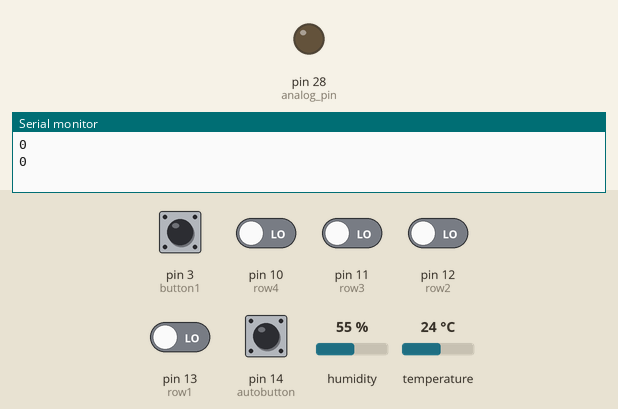
Recording of a sketch running on a simulated Arduino Mega 2560, built with avr-gcc and run on an emulated ATmega2560. Shown: output pins drawn as LEDs (lit = HIGH), the last lines printed to the serial monitor. Inputs (shaded band) come from the test bench; at power-on: pin 3 (button1), pin 14 (autobutton) HIGH, pin 10 (row4), pin 11 (row3), pin 12 (row2), pin 13 (row1) LOW, humidity 55 %, temperature 24 °C. Pins used as bus, display or sensor lines are not drawn.

Above: at 1.8 s.
1.9 s: pin 10 (row4) driven HIGH
At 3.2 s:
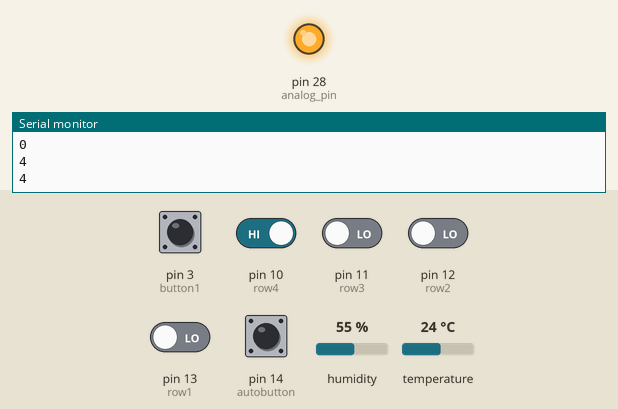
3.5 s: pin 14 (autobutton) pulled LOW for 0.6 s
At 4.4 s:
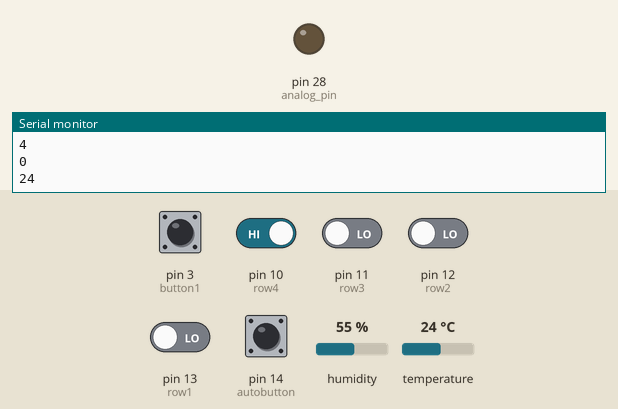
5.6 s: pin 3 (button1) pulled LOW for 0.6 s
At 7.6 s:
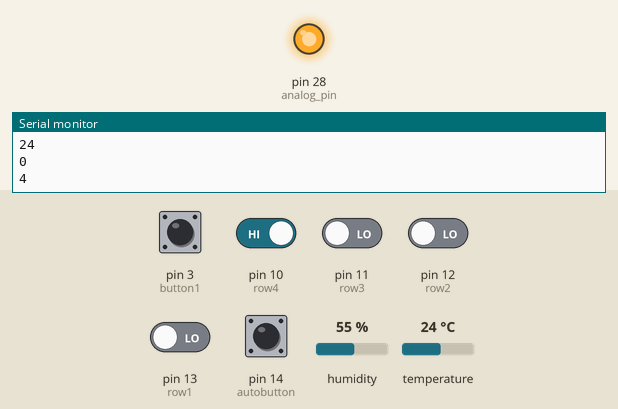
Timing chart, 0 to 9.1 s (numbered marks = the images above; inputs shaded):
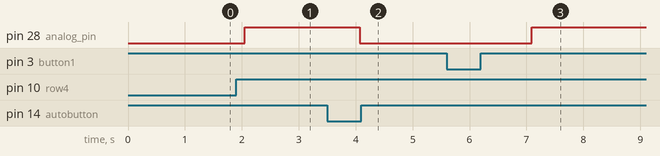

Measured:
- after the input at 1.9 s, pin 28 (analog_pin): LOW → HIGH after 0.15 s
- after the input at 3.5 s, pin 28 (analog_pin): HIGH → LOW after 0.57 s
- after the input at 5.6 s, pin 28 (analog_pin): LOW → HIGH after 1.5 s

The sketch:

Motor_Control.ino
```cpp
#include <DHT.h>
#define DHTPIN 15
#define DHTTYPE DHT11
int row1 = 13, row2 = 12, row3 = 11, row4 = 10,colum2 = 6, analog_pin = 28, numpad = 0,button1 = 3,autobutton = 14, i =0;
DHT dht(DHTPIN, DHTTYPE);
void setup() {
  // put your setup code here, to run once:
  Serial.begin(9600);

  pinMode(autobutton, INPUT_PULLUP);

  pinMode(analog_pin, OUTPUT);

  pinMode(colum2, OUTPUT);

  pinMode(button1, INPUT_PULLUP);

  pinMode(row4, INPUT);

  pinMode(row3, INPUT);

  pinMode(row2, INPUT);

  pinMode(row1, INPUT);

  dht.begin();
}

void loop() {
  // put your main code here, to run repeatedly:
  int temp = dht.readTemperature();
  if(digitalRead(autobutton) == LOW){
    numpad = 0;
    i += 1;
  }
  else if(digitalRead(button1) == LOW){
    i = 0;
  }
  if(i == 0){
  digitalWrite(colum2, LOW);
  digitalWrite(colum2, HIGH);
  if(digitalRead(row1) == HIGH){
    numpad = 1;
  }
   if(digitalRead(row2) == HIGH){
    numpad = 2;
  }
   if(digitalRead(row3) == HIGH){
    numpad = 3;
  }
   if(digitalRead(row4) == HIGH){
    numpad = 4;
  }
  if(digitalRead(button1) == LOW){
    numpad = 0;
  }
    Serial.println(numpad);
}
else if(i != 0){
    if(temp < 20){
      numpad = 0;
    }
    if(20 < temp && temp < 24){
      numpad = 1;
    }
    if(24 < temp && temp< 28){
      numpad = 2;
    }
    if(28 < temp && temp < 32){
      numpad = 3;
    }
    if(32 < temp){
      numpad = 4;
    }
    Serial.println(numpad);
    Serial.println(temp);
  }
    switch(numpad)
   {
      case 0: analogWrite(analog_pin, 0); break;
      case 1: analogWrite(analog_pin, 80); break;
      case 2: analogWrite(analog_pin, 128); break;
      case 3: analogWrite(analog_pin, 196); break;
      case 4: analogWrite(analog_pin, 255); break;
      }
    delay(1000);


}
```
